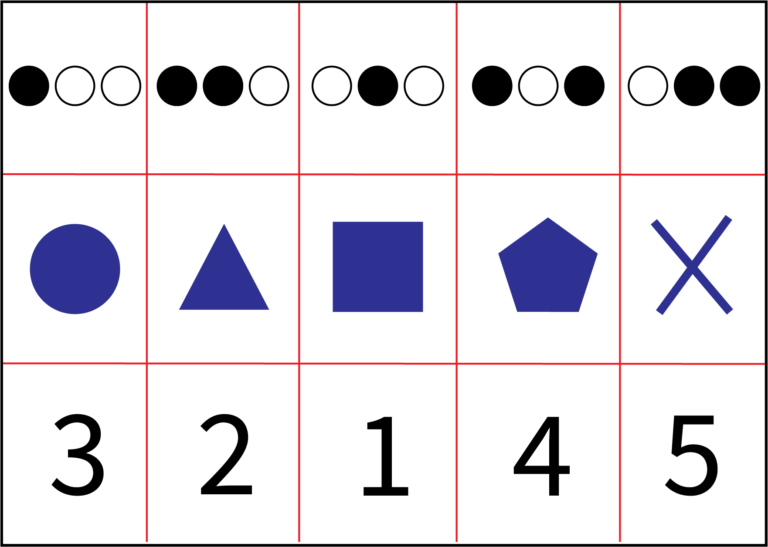
#> input picture extension/Missio-768x547.png, 768 x 547 px, given in place of the camera
$ python scanner.py
#> lines starting #> are read from the running program, lines starting #| are printed output that depends on the picture; after the words box and inside, x2 and y2 are one past the last pixel; in counts of white or black regions, pixels touching at a corner belong together
import cv2
import numpy as np
import time
from imutils.perspective import four_point_transform

cap = cv2.VideoCapture(0 + cv2.CAP_DSHOW)

width, height = 800, 600

cap.set(cv2.CAP_PROP_FRAME_WIDTH, width)
cap.set(cv2.CAP_PROP_FRAME_HEIGHT, height)


def scanDetection(image):
    global document_contour
    global max_area

    document_contour = np.array([[0, 0], [width, 0], [width, height], [0, height]])
    gray = cv2.cvtColor(image, cv2.COLOR_BGR2GRAY)
    blur = cv2.GaussianBlur(gray, (5, 5), 0)
    _, threshold = cv2.threshold(blur, 0, 255, cv2.THRESH_BINARY + cv2.THRESH_OTSU)

    contours, _ = cv2.findContours(threshold, cv2.RETR_LIST, cv2.CHAIN_APPROX_SIMPLE)
    contours = sorted(contours, key=cv2.contourArea, reverse=True)

    max_area = 0
    for contour in contours:
        area = cv2.contourArea(contour)
        if area > 1000:
            peri = cv2.arcLength(contour, True)
            approx = cv2.approxPolyDP(contour, 0.015 * peri, True)
            if area > max_area and len(approx) == 4:
                document_contour = approx
                max_area = area

    cv2.drawContours(frame, [document_contour], -1, (0, 255, 0), 3)


current_time = 0
Once = True
while True:
    ret, frame = cap.read()
#> frame is the input picture: shape (547, 768, 3); mean B, G, R 228.5, 222.1, 225.3

    frame = cv2.resize(frame, (width, height))
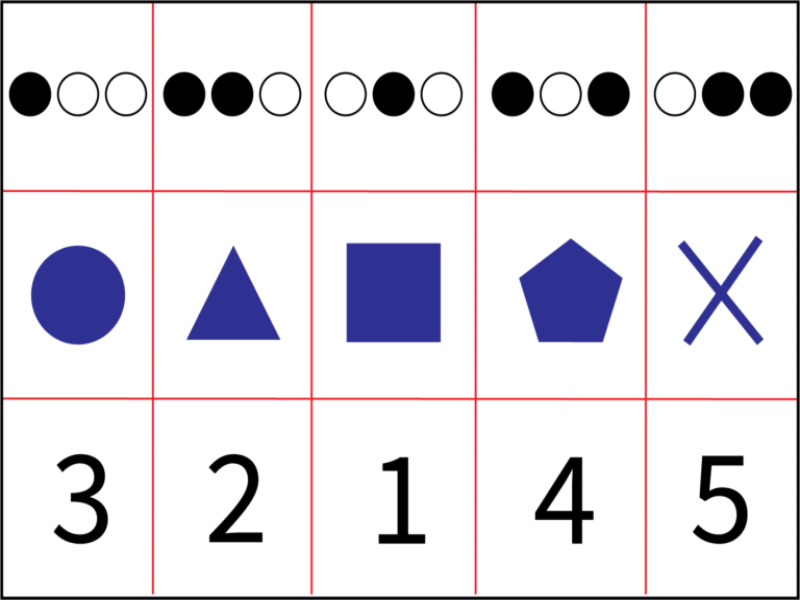
#> frame: shape (600, 800, 3); mean B, G, R 228.4, 222.1, 225.3
    frame = cv2.flip(frame, 1)
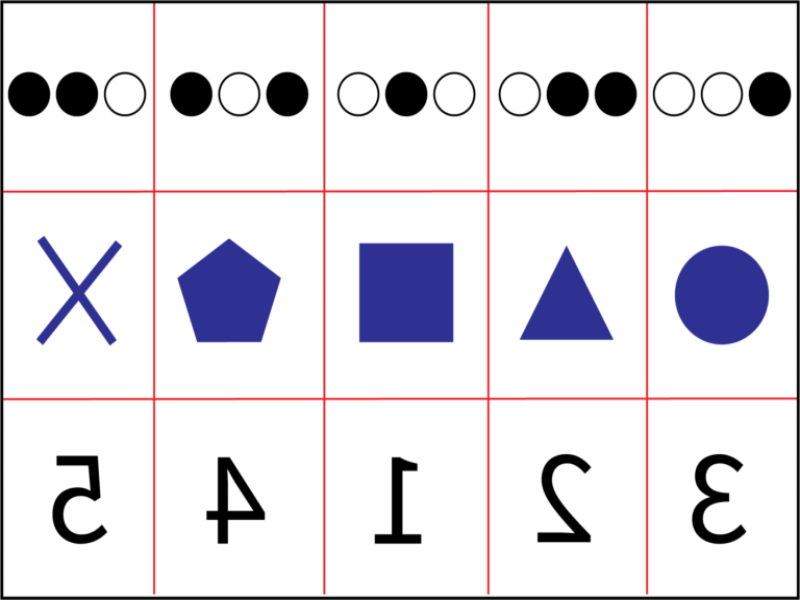
#> frame: shape (600, 800, 3); mean B, G, R 228.4, 222.1, 225.3
    new_frame = frame.copy()

    scanDetection(new_frame)
#> in scanDetection, `gray = cv2.cvtColor(image, cv2.COLOR_BGR2GRAY)`:
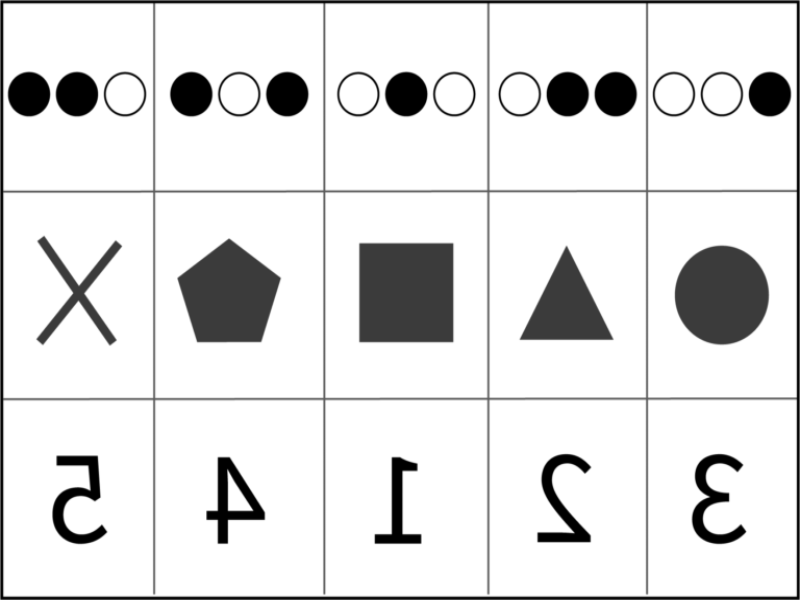
#> gray: shape (600, 800); min 0, max 255, mean 223.8
#> in scanDetection, `_, threshold = cv2.threshold(blur, 0, 255, cv2.THRESH_BINARY + cv2.THR..`:
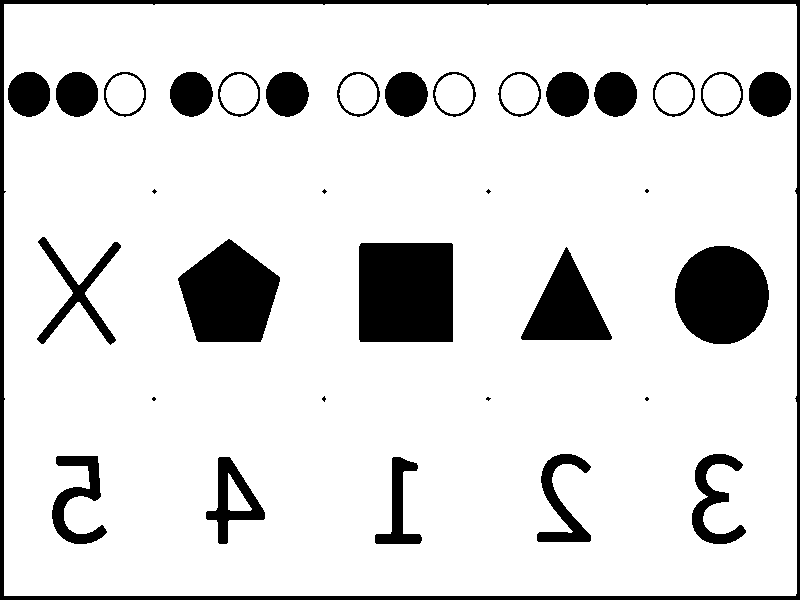
#> threshold: shape (600, 800); 86.6% white; 34 black regions (8 under 20 px)
#> in scanDetection, `contours, _ = cv2.findContours(threshold, cv2.RETR_LIST, cv2.CHAIN_APP..`: contours = 42 contours, 7 with area under 20; largest, box (x1, y1, x2, y2) and area: (4, 4, 797, 596) 468040, (358, 242, 454, 343) 9489, (177, 238, 281, 343) 7531, (674, 245, 770, 345) 7408, (520, 246, 613, 341) 4549
#> the loop in scanDetection, `for contour in contours:` made 42 passes
#> (area, peri, document_contour, max_area) on pass 1: (468040.5, 2774.5, [[4, 4], [4, 595], [795, 595], [795, 4]], 468040.5)
#> (area, peri, approx) on passes 2, 5: (9489, 385.3, [[361, 242], [453, 244], [452, 342], [359, 341]]), (4549, 315.8, [[566, 246], [610, 340], [520, 338]])
#> after the loop in scanDetection, `for contour in contours:`: max_area = 468040.5
#> in scanDetection, `cv2.drawContours(frame, [document_contour], -1, (0, 255, 0), 3)`:
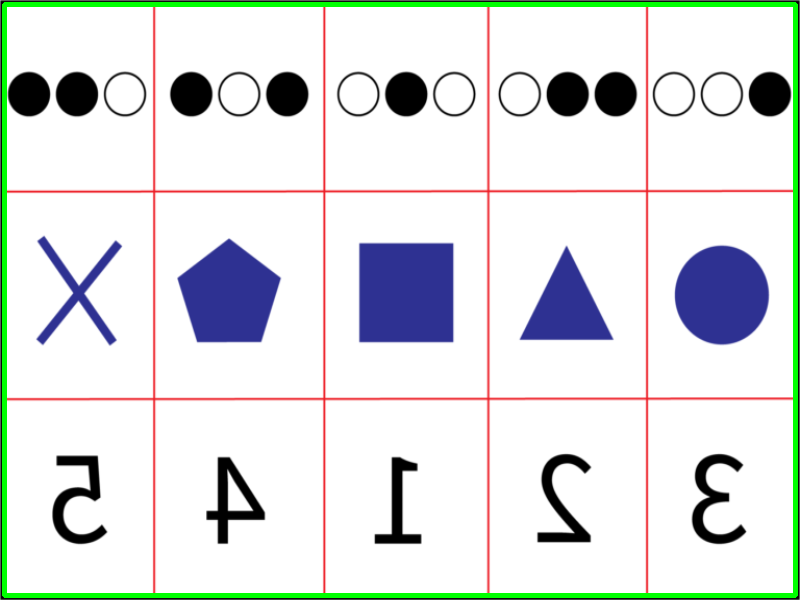
#> frame: shape (600, 800, 3); 2.88% of pixels changed, all inside (x1, y1, x2, y2) = (2, 2, 798, 598)

    cv2.imshow("Webcam", frame)

    if max_area != 0:
        warped = four_point_transform(new_frame, document_contour.reshape(4, 2))
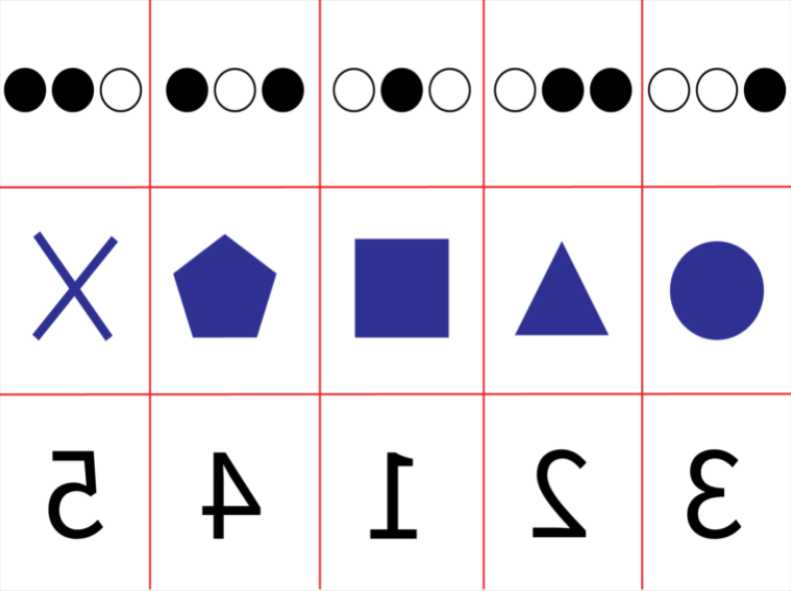
#> warped: shape (591, 791, 3); mean B, G, R 232.2, 225.7, 229
        cv2.imshow("Warped", warped)
        # [5 lines of commented-out code are left out]
    else:
        preT = time.perf_counter()

    if cv2.waitKey(1) & 0xFF == ord("q"):
#> (key q is pressed here)
        break

cap.release()
cv2.destroyAllWindows()
